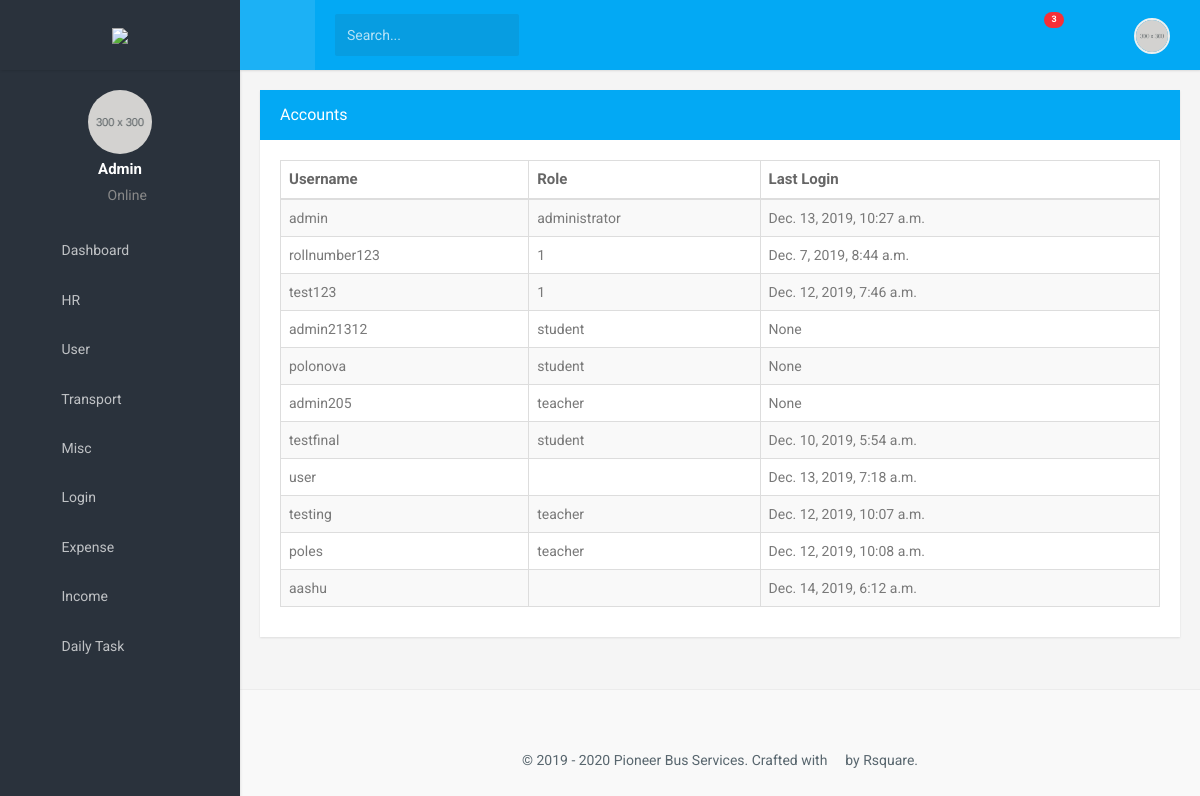
The app's page /manage-accounts/ (signed in) with its own data.
### website/models.py (models this page shows)
class PBSUser(AbstractUser):
   role = models.CharField(choices=roles, max_length=120)
   picture = models.ImageField(upload_to='profiles', blank=True, null=True,)

### website/views.py (the view)
# urls.py: path('manage-accounts/', views.manageaccounts, name='manageaccounts'),
@login_required
def manageaccounts(request):
    try:
        accounts = PBSUser.objects.all()
    except PBSUser.DoesNotExists:
        raise Http404("No User Database Exists")
    return render(request, 'accounts.html', {'accounts': accounts})

### templates/accounts.html (shortened to what this page needs)
{% extends 'dashboardlayout.html' %}
{% load static %}
{% block content  %}
     <div class="row">
                            <div class="col-md-12">
                                <div class="panel panel-primary">
                                    <div class="panel-heading">
                                        <div class="row">
                                            <div class="col-md-10">
                                                <h3 class="panel-title">Accounts</h3>
                                            </div>
                                            <div class="col-md-2">
                                                <a class="headerlinks" href="{% url 'signupdashboard' %}" style="color:white;"><span class="mdi mdi-plus-circle-outline " style="font-size: 30px;float: right"></span></a>
                                            </div>
                                        </div>
                                    </div>
                                    <div class="panel-body">
                                        <table id="datatable-responsive" class="table table-striped table-bordered dt-responsive nowrap" cellspacing="0" width="100%">
                                            <thead>
                                                <tr>
                                                    <th>Username</th>
                                                    <th>Role</th>
                                                    <th>Last Login</th>
                                                </tr>
                                            </thead>
                                            <tbody>
                                            {% for foo in accounts %}
                                                <tr>
                                                    <td>{{foo.username}}</td>
                                                    <td>{{ foo.role }}</td>
                                                    <td>{{foo.last_login}}</td>
                                                </tr>
                                            {% endfor %}
                                            </tbody>
                                        </table>
                                    </div>
                                </div>
                            </div>
                        </div>
{% endblock %}

### static/assets/css/style.css (style rules this page uses)
body { background: #f5f5f5; font-family: 'Roboto', sans-serif; margin: 0; }
html { overflow-x: hidden; position: relative; min-height: 100%; background: #f5f5f5; }
h1, h2, h3, h4, h5, h6 { color: #2a323c; font-family: 'Prompt', sans-serif; margin: 10px 0; }
h3 { line-height: 30px; }
* { outline: none !important; }
.row { margin-right: -10px; margin-left: -10px; }
.col-lg-1, .col-lg-10, .col-lg-11, .col-lg-12, .col-lg-2, .col-lg-3, .col-lg-4, .col-lg-5, .col-lg-6, .col-lg-7, .col-lg-8, .col-lg-9, .col-md-1, .col-md-10, .col-md-11, .col-md-12, .col-md-2, .col-md-3, .col-md-4, .col-md-5, .col-md-6, .col-md-7, .col-md-8, .col-md-9, .col-sm-1, .col-sm-10, .col-sm-11, .col-sm-12, .col-sm-2, .col-sm-3, .col-sm-4, .col-sm-5, .col-sm-6, .col-sm-7, .col-sm-8, .col-sm-9, .col-xs-1, .col-xs-10, .col-xs-11, .col-xs-12, .col-xs-2, .col-xs-3, .col-xs-4, .col-xs-5, .col-xs-6, .col-xs-7, .col-xs-8, .col-xs-9 { padding-left: 10px; padding-right: 10px; }
.panel { -moz-box-shadow: 0px 1px 2px 0px rgba(0, 0, 0, 0.1); -webkit-box-shadow: 0px 1px 2px 0px rgba(0, 0, 0, 0.1); border-radius: 0px; border: none; box-shadow: 0px 1px 2px 0px rgba(0, 0, 0, 0.1); margin-bottom: 20px; }
.panel .panel-body { padding: 20px; }
.panel-heading { border-radius: 0; border: none !important; padding: 10px 20px; }
.panel-title { margin-bottom: 0; margin-top: 0; font-family: 'Prompt', sans-serif; }
.panel-primary > .panel-heading { background-color: #03a9f4; }
.table { margin-bottom: 10px; }
tbody { color: #797979; }
th { color: #666666; font-size: 15px; }

### records on screen
PBSUser: username "admin", role "administrator", last_login "Dec. 13, 2019, 10:27 a.m."
PBSUser: username "rollnumber123", role "1", last_login "Dec. 7, 2019, 8:44 a.m."
PBSUser: username "test123", role "1", last_login "Dec. 12, 2019, 7:46 a.m."
PBSUser: username "admin21312", role "student", last_login "None"
PBSUser: username "polonova", role "student", last_login "None"
PBSUser: username "admin205", role "teacher", last_login "None"
PBSUser: username "testfinal", role "student", last_login "Dec. 10, 2019, 5:54 a.m."
PBSUser: username "user", last_login "Dec. 13, 2019, 7:18 a.m."
PBSUser: username "testing", role "teacher", last_login "Dec. 12, 2019, 10:07 a.m."
PBSUser: username "poles", role "teacher", last_login "Dec. 12, 2019, 10:08 a.m."
PBSUser: username "aashu", last_login "Dec. 14, 2019, 6:12 a.m."
